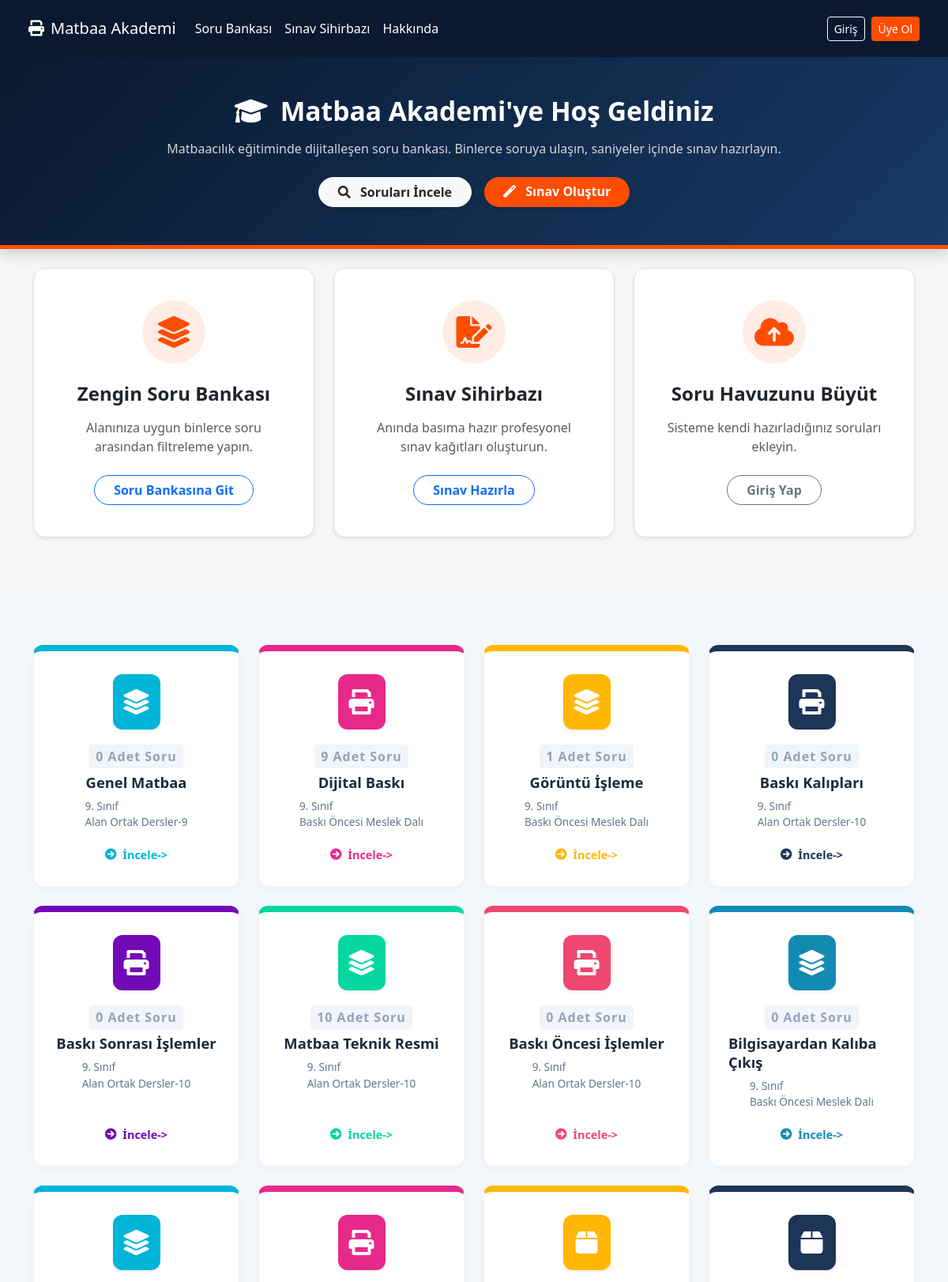
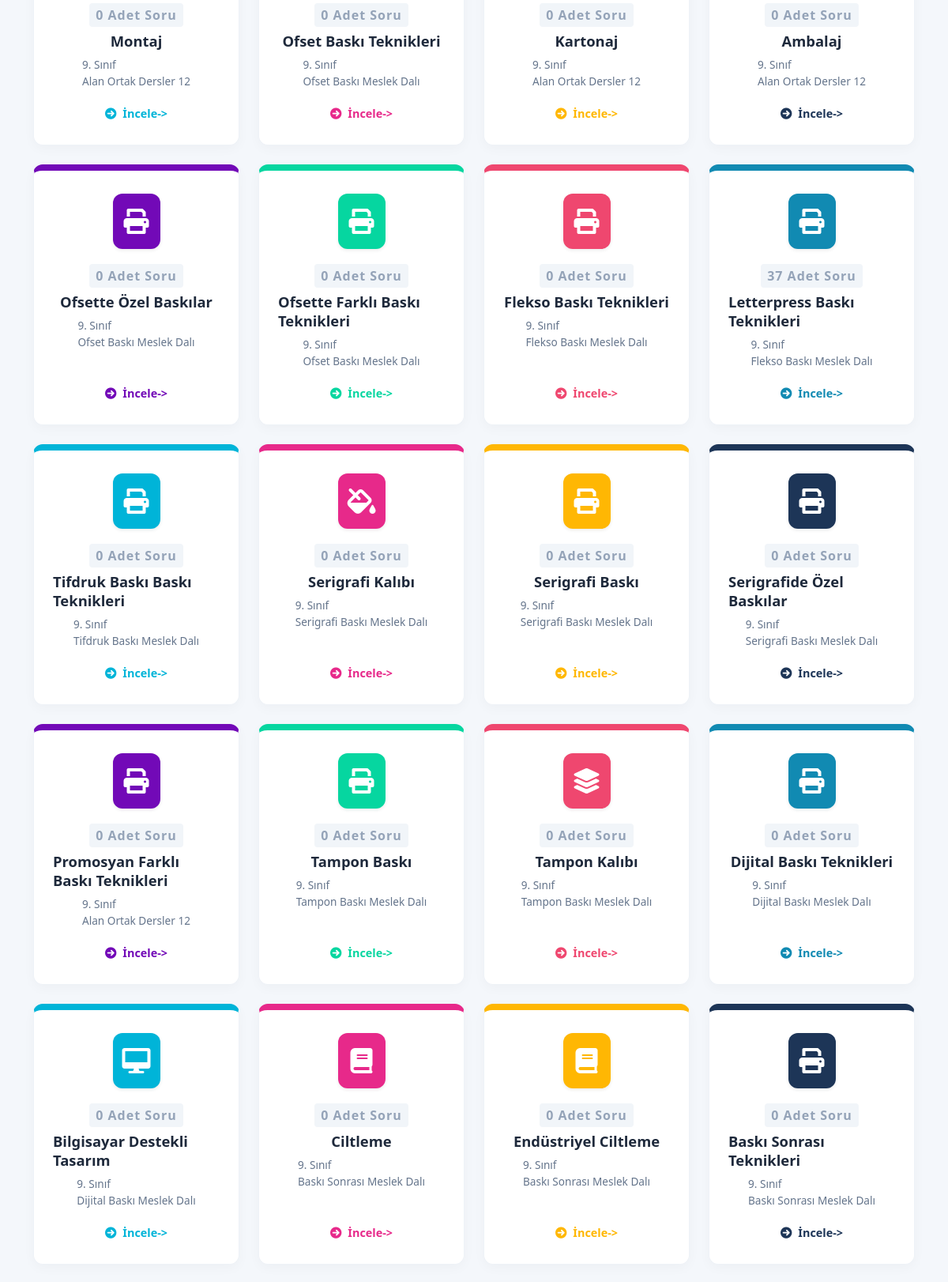
The page / (upper part) on the database its author committed (2 pictures, top to bottom).
### akademi/models.py (models this page shows, shortened)
class Ders(models.Model):
    dal = models.ForeignKey(Dal, on_delete=models.CASCADE, related_name='dersler')
    adi = models.CharField(max_length=100)
    class Meta:
        verbose_name = "Ders"
        verbose_name_plural = "Dersler"

class Dal(models.Model):
    sinif = models.ForeignKey(Sinif, on_delete=models.CASCADE, related_name='dallar')
    adi = models.CharField(max_length=100)
    class Meta:
        verbose_name = "Dal"
        verbose_name_plural = "Dallar"

### akademi/views.py (the view)
# urls.py: path('', views.home, name='home'),
def home(request):
    dersler = Ders.objects.select_related('dal__sinif').all()
    ders_istatistikleri = []
    for ders in dersler:
        soru_adet = Soru.objects.filter(ders=ders, onay_durumu='onaylandi').count()
        ders_istatistikleri.append({
            'adi': ders.adi,
            'soru_sayisi': soru_adet,
            'dal_adi': ders.dal.adi,          # YENİ: Dal adını aldık
            'sinif': ders.dal.sinif.sinif     # YENİ: Sınıf derecesini aldık
        })
    context = {
        'ders_istatistikleri': ders_istatistikleri
    }
    return render(request, 'home.html', context)

### akademi/templates/home.html (shortened to what this page needs)
{% extends 'base.html' %}
{% load static %}
{% block content %}
<div class="hero-section text-center shadow">
    <div class="container">
        <h1 class="hero-title mb-3"><i class="fas fa-graduation-cap me-3"></i>Matbaa Akademi'ye Hoş Geldiniz</h1>
        <p class="lead mb-4" style="max-width: 800px; margin: 0 auto; color: #d1d5db; font-size: 1rem;">
            Matbaacılık eğitiminde dijitalleşen soru bankası. Binlerce soruya ulaşın, saniyeler içinde sınav hazırlayın.
        </p>
        <div class="d-flex justify-content-center gap-3 flex-wrap">
            <a href="{% url 'soru_bankasi' %}" class="btn btn-light px-4 shadow-sm text-dark fw-bold rounded-pill">
                <i class="fas fa-search me-2"></i> Soruları İncele
            </a>
            <a href="{% url 'sihirbaz' %}" class="btn px-4 shadow-sm fw-bold rounded-pill" style="background-color: var(--accent-color); color: white; border: none;">
                <i class="fas fa-magic me-2"></i> Sınav Oluştur
            </a>
        </div>
    </div>
</div>
<div class="container py-4 mb-5">
    <div class="row g-4 justify-content-center">
        <div class="col-md-4">
            <div class="card feature-card text-center p-4 shadow-sm border">
                <div class="card-body">
                    <div class="icon-wrapper"><i class="fas fa-layer-group"></i></div>
                    <h4 class="card-title fw-bold text-dark mb-3">Zengin Soru Bankası</h4>
                    <p class="card-text text-muted mb-4">Alanınıza uygun binlerce soru arasından filtreleme yapın.</p>
                    <a href="{% url 'soru_bankasi' %}" class="btn btn-outline-primary rounded-pill px-4 fw-bold">Soru Bankasına Git</a>
                </div>
            </div>
        </div>
        <div class="col-md-4">
            <div class="card feature-card text-center p-4 shadow-sm border">
                <div class="card-body">
                    <div class="icon-wrapper"><i class="fas fa-file-signature"></i></div>
                    <h4 class="card-title fw-bold text-dark mb-3">Sınav Sihirbazı</h4>
                    <p class="card-text text-muted mb-4">Anında basıma hazır profesyonel sınav kağıtları oluşturun.</p>
                    <a href="{% url 'sihirbaz' %}" class="btn btn-outline-primary rounded-pill px-4 fw-bold">Sınav Hazırla</a>
                </div>
            </div>
        </div>
        <div class="col-md-4">
            <div class="card feature-card text-center p-4 shadow-sm border">
                <div class="card-body">
                    <div class="icon-wrapper"><i class="fas fa-cloud-upload-alt"></i></div>
                    <h4 class="card-title fw-bold text-dark mb-3">Soru Havuzunu Büyüt</h4>
                    <p class="card-text text-muted mb-4">Sisteme kendi hazırladığınız soruları ekleyin.</p>
                    {% if request.user.is_authenticated %}
                        <a href="{% url 'yeni_soru' %}" class="btn btn-outline-success rounded-pill px-4 fw-bold">Yeni Soru Ekle</a>
                    {% else %}
                        <a href="{% url 'login' %}" class="btn btn-outline-secondary rounded-pill px-4 fw-bold">Giriş Yap</a>
                    {% endif %}
                </div>
            </div>
        </div>
    </div>
</div>
<div class="stats-bar shadow-sm">
    <div class="container">
        <div class="row row-cols-1 row-cols-md-2 row-cols-lg-4 g-4 justify-content-center">
            {% if ders_istatistikleri %}
                {% for ders in ders_istatistikleri %}
                <div class="col">
                    <div class="stat-item" style="--card-color: {% cycle '#00b4d8' '#e7298a' '#ffb703' '#1d3557' '#7209b7' '#06d6a0' '#ef476f' '#118ab2' %};">
                        <div class="icon-box shadow-sm">
                            <i class="fas
                                {% if 'Baskı' in ders.adi %}fa-print
                                {% elif 'Cilt' in ders.adi %}fa-book
                                {% elif 'Tasarım' in ders.adi %}fa-desktop
                                {% elif 'Ambalaj' in ders.adi or 'Kartonaj' in ders.adi %}fa-box
                                {% elif 'Kalıp' in ders.adi %}fa-stamp
                                {% elif 'Serigrafi' in ders.adi %}fa-fill-drip
                                {% elif 'Grafik' in ders.adi %}fa-palette
                                {% else %}fa-layer-group{% endif %}
                                stat-icon"></i>
                        </div>
                        <span class="course-badge">{{ ders.soru_sayisi }} Adet Soru</span>
                        <span class="stat-label">{{ ders.adi }}</span>
                        <span class="stat-desc">
                            {{ ders.sinif }}. Sınıf<br>
                            {{ ders.dal_adi }}
                        </span>
                        <a href="{% url 'soru_bankasi' %}" class="action-link">
                            <i class="fas fa-arrow-circle-right me-2"></i> İncele->
                        </a>
                    </div>
                </div>
                {% endfor %}
            {% else %}
                <div class="col-12 text-center">
                    <p class="text-muted fw-bold">Henüz sisteme tanımlanmış bir ders bulunamadı.</p>
                </div>
            {% endif %}
        </div>
    </div>
</div>
{% endblock %}

### akademi/templates/base.html (style rules this page uses)
:root { --primary-bg: #0a192f; --accent-color: #ff4d00; }
body { background-color: #f4f7f6; min-height: 100vh; }

### akademi/templates/home.html (style rules this page uses)
.hero-section { background: linear-gradient(135deg, var(--primary-bg) 0%, #173a65 100%); color: white; padding: 3rem 0; border-bottom: 5px solid var(--accent-color); margin-bottom: 0; }
.hero-title { font-size: 2.1rem; font-weight: 700; }
.stats-bar { background-color: #f4f7fb; padding: 4rem 0; margin-bottom: 3rem; }
.stat-item { background: white; border-radius: 12px; padding: 1.8rem 1.5rem; box-shadow: 0 4px 15px rgba(0,0,0,0.03); border: 1px solid #eef2f7; transition: all 0.3s ease; height: 100%; display: flex; flex-direction: column; align-items: anchor-center; text-align: left; border-top: 8px solid var(--card-color, #173a65); }
.icon-box { width: 60px; height: 70px; border-radius: 12px; background-color: var(--card-color, #173a65); display: flex; align-items: center; justify-content: center; margin-bottom: 1.2rem; }
.stat-icon { font-size: 2rem; color: white; }
.course-badge { font-size: 1rem; font-weight: 800; color: #94a3b8; letter-spacing: 1px; margin-bottom: 6px; text-transform: capitalize; background-color: #f1f5f9; padding: 3px 8px; border-radius: 4px; }
.stat-label { font-size: 1.15rem; font-weight: 700; color: #1e293b; margin-bottom: 8px; line-height: 1.3; }
.stat-desc { font-size: 0.85rem; color: #64748b; margin-bottom: 20px; }
.action-link { font-size: 0.9rem; font-weight: 700; text-decoration: none; color: var(--card-color, #173a65); margin-top: auto; display: inline-flex; align-items: center; transition: opacity 0.2s; }
.feature-card { transition: transform 0.3s ease, box-shadow 0.3s ease; border: none; border-radius: 15px; height: 100%; background-color: white; }
.icon-wrapper { width: 80px; height: 80px; border-radius: 50%; display: flex; align-items: center; justify-content: center; font-size: 2.5rem; margin: 0 auto 1.5rem auto; background-color: rgba(255, 77, 0, 0.1); color: var(--accent-color); }

### rows shown on the page
Ders: adi "Genel Matbaa"
Dal: dal_adi "Alan Ortak Dersler-9"
Ders: adi "Dijital Baskı"
Dal: dal_adi "Baskı Öncesi Meslek Dalı" "Baskı Öncesi Meslek Dalı" "Baskı Öncesi Meslek Dalı"
Ders: adi "Görüntü İşleme"
Ders: adi "Baskı Kalıpları"
Dal: dal_adi "Alan Ortak Dersler-10" "Alan Ortak Dersler-10" "Alan Ortak Dersler-10" "Alan Ortak Dersler-10"
Ders: adi "Baskı Sonrası İşlemler"
Ders: adi "Matbaa Teknik Resmi"
Ders: adi "Baskı Öncesi İşlemler"
Ders: adi "Bilgisayardan Kalıba Çıkış"
Ders: adi "Montaj"
Dal: dal_adi "Alan Ortak Dersler 12" "Alan Ortak Dersler 12" "Alan Ortak Dersler 12" "Alan Ortak Dersler 12"
Ders: adi "Ofset Baskı Teknikleri"
Dal: dal_adi "Ofset Baskı Meslek Dalı" "Ofset Baskı Meslek Dalı" "Ofset Baskı Meslek Dalı"
Ders: adi "Kartonaj"
Ders: adi "Ambalaj"
Ders: adi "Ofsette Özel Baskılar"
Ders: adi "Ofsette Farklı Baskı Teknikleri"
Ders: adi "Flekso Baskı Teknikleri"
Dal: dal_adi "Flekso Baskı Meslek Dalı" "Flekso Baskı Meslek Dalı"
Ders: adi "Letterpress Baskı Teknikleri"
Ders: adi "Tifdruk Baskı Baskı Teknikleri"
Dal: dal_adi "Tifdruk Baskı Meslek Dalı"
Ders: adi "Serigrafi Kalıbı"
Dal: dal_adi "Serigrafi Baskı Meslek Dalı" "Serigrafi Baskı Meslek Dalı" "Serigrafi Baskı Meslek Dalı"
Ders: adi "Serigrafi Baskı"
Ders: adi "Serigrafide Özel Baskılar"
Ders: adi "Promosyan Farklı Baskı Teknikleri"
Ders: adi "Tampon Baskı"
Dal: dal_adi "Tampon Baskı Meslek Dalı" "Tampon Baskı Meslek Dalı"
Ders: adi "Tampon Kalıbı"
Ders: adi "Dijital Baskı Teknikleri"
Dal: dal_adi "Dijital Baskı Meslek Dalı" "Dijital Baskı Meslek Dalı"
Ders: adi "Bilgisayar Destekli Tasarım"
Ders: adi "Ciltleme"
Dal: dal_adi "Baskı Sonrası Meslek Dalı" "Baskı Sonrası Meslek Dalı" "Baskı Sonrası Meslek Dalı"
Ders: adi "Endüstriyel Ciltleme"
Ders: adi "Baskı Sonrası Teknikleri"

### other values the page prints
{{ ders.soru_sayisi }} "0" "9" "1" "0" "0" "10" "0" "0" "0" "0" "0" "0" "0" "0" "0" "37" "0" "0" "0" "0" "0" "0" "0" "0" "0" "0" "0" "0"
{{ ders.sinif }} "9" "9" "9" "9" "9" "9" "9" "9" "9" "9" "9" "9" "9" "9" "9" "9" "9" "9" "9" "9" "9" "9" "9" "9" "9" "9" "9" "9"
